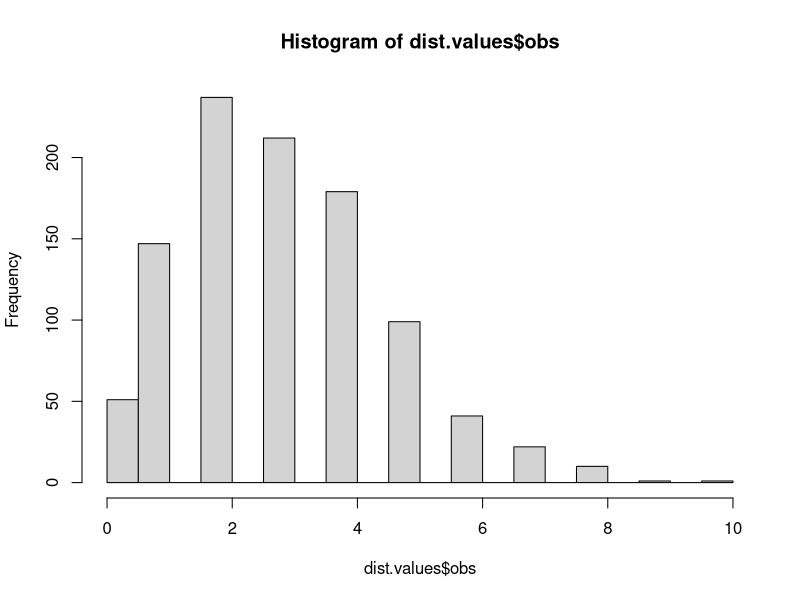
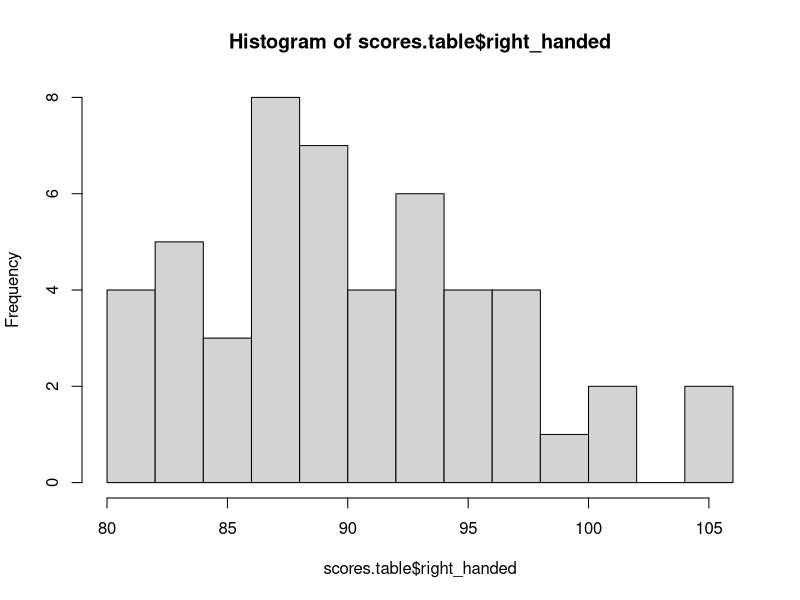
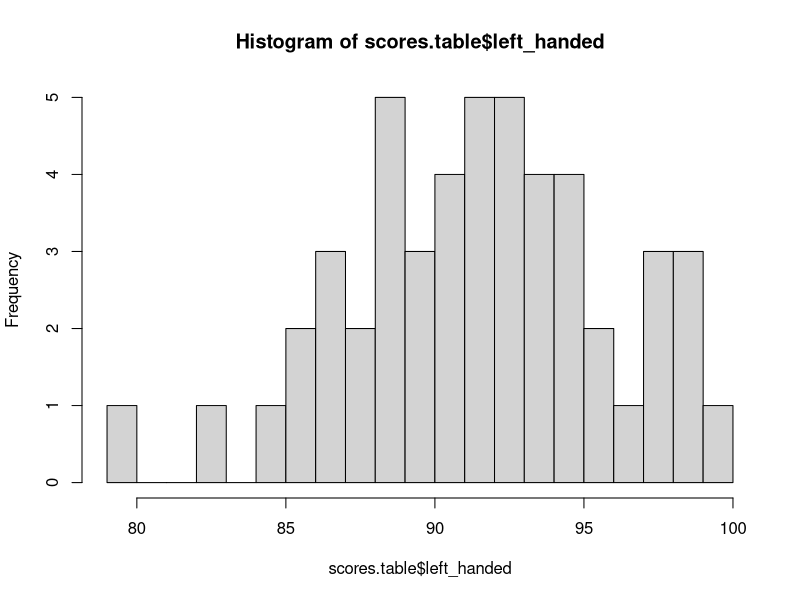
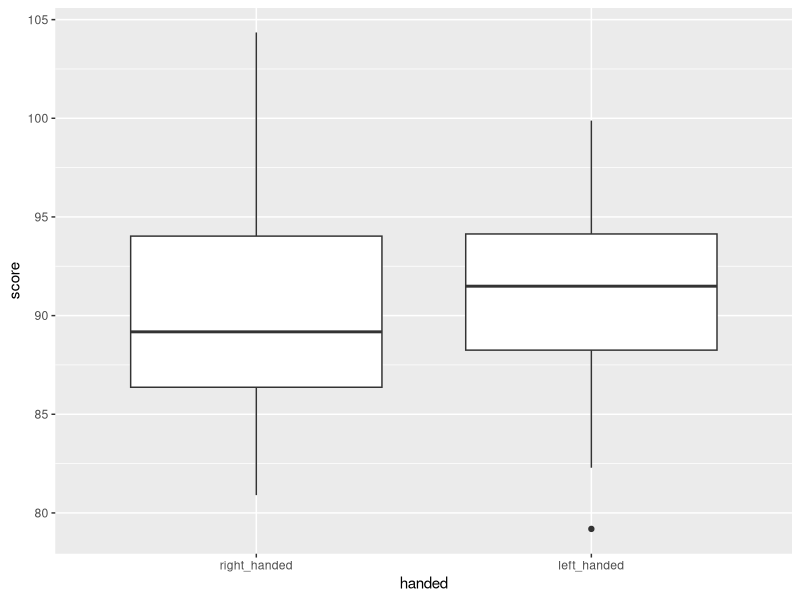

Generate these figures, in order, with R:
## ---- chunk 1
#install.packages('ggplot2') # uncomment (remove the #) if you get an error about ggplot2 not being installed
library(ggplot2)
#install.packages('reshape2') # uncomment and remove if you have an issue with loading reshape
library(reshape2)
set.seed(123)
## ---- chunk 2
set.seed(123)
sample <- sample(1:1000, 20, replace=TRUE)
sample
## ---- chunk 3
# add your code here
paste0("Mean: ", mean(sample))
paste0("Median: ", median(sample))
paste0("Standard Deviation: ", sd(sample))
## ---- chunk 4
# update code below with YOUR path to the csv file
dist.values <- read.csv("distribution.csv")
## ---- chunk 5
hist(dist.values$obs, breaks=20)
## ---- chunk 6
# update code below with YOUR path to the csv file
scores.table <- read.csv("test_scores.csv")
## ---- chunk 7
hist(scores.table$right_handed, breaks = 15)
hist(scores.table$left_handed, breaks = 15)
## ---- chunk 8
# this first command restructures the data in a way that makes it possible to use ggplot. You can take a look at what happened here if you like!
melted.scores.table <- melt(scores.table, variable.name = "handed", value.name = "score")
head(melted.scores.table)
## ---- chunk 9
# Update code below with the correct table and x and y values
# the table name is a little different now! (see the code block above)
# if you're confused about aes(x,y) look at the ggplot documentation and at the way the new table is structured
ggplot(melted.scores.table, aes(x=handed, y=score)) + 
  geom_boxplot()

## ---- chunk 10
set.seed(123)
# update the "true/false" to be only TRUE (if you think it's paired) or FALSE (if you don't think it's paired)
t.test(scores.table$right_handed, scores.table$left_handed,paired=FALSE)
## ---- chunk 11
# optionally, run summary commands here

mean(scores.table$right_handed)
mean(scores.table$left_handed)

sd(scores.table$right_handed)
sd(scores.table$left_handed)

length(scores.table$right_handed) - 1
length(scores.table$left_handed) - 1

